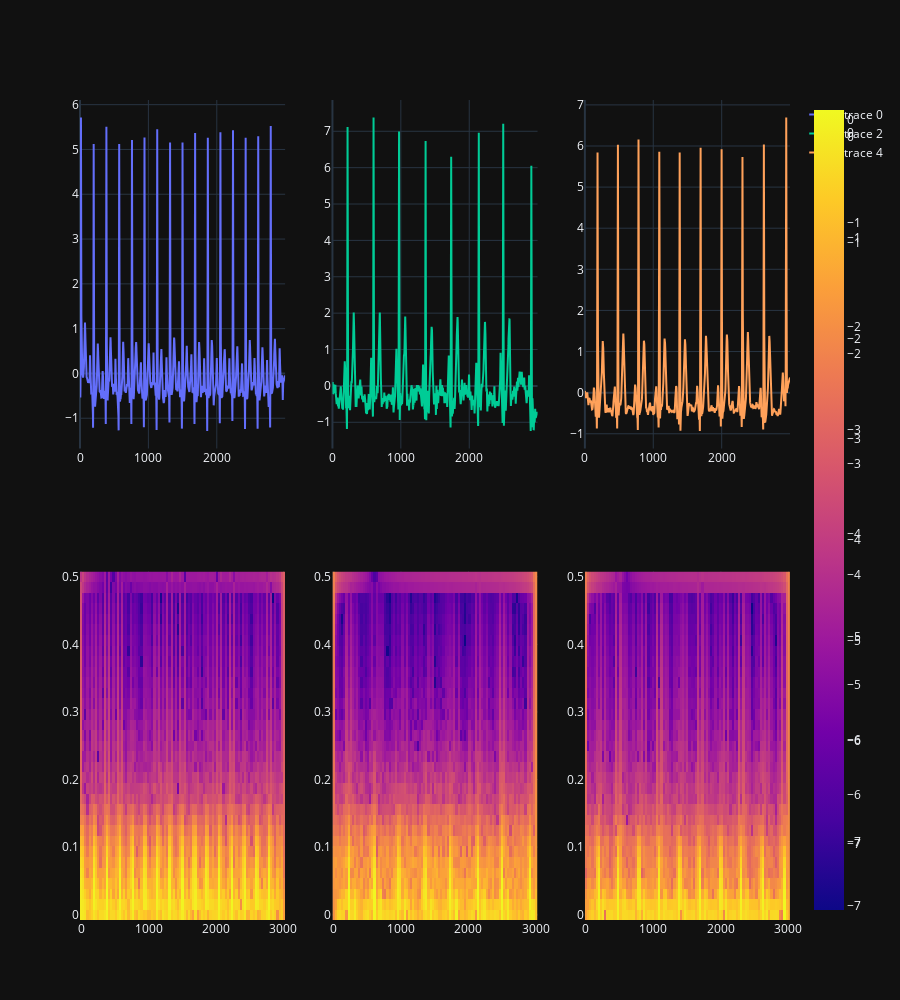

Source (notebook cell):
### Markdown cell above
## Plotting samples with their STFT below

### Code cell
num_cols = 3
num_rows = 2

num_class_samples = num_cols
fig = make_subplots(rows=num_rows, cols=num_cols)

for i, (_, sample) in enumerate(df.sample(num_class_samples).iterrows()):
    fig.add_trace(go.Scatter(y=sample["data"]), row=1, col = i + 1)

    f_axis, t_axis, stft = signal.stft(sample["data"], nperseg=64)
    fig.add_trace(go.Heatmap(z=np.log10(np.abs(stft)), y=f_axis, x=t_axis), row = 2, col = i + 1)

fig.update_layout(height=1000)
fig.show()
